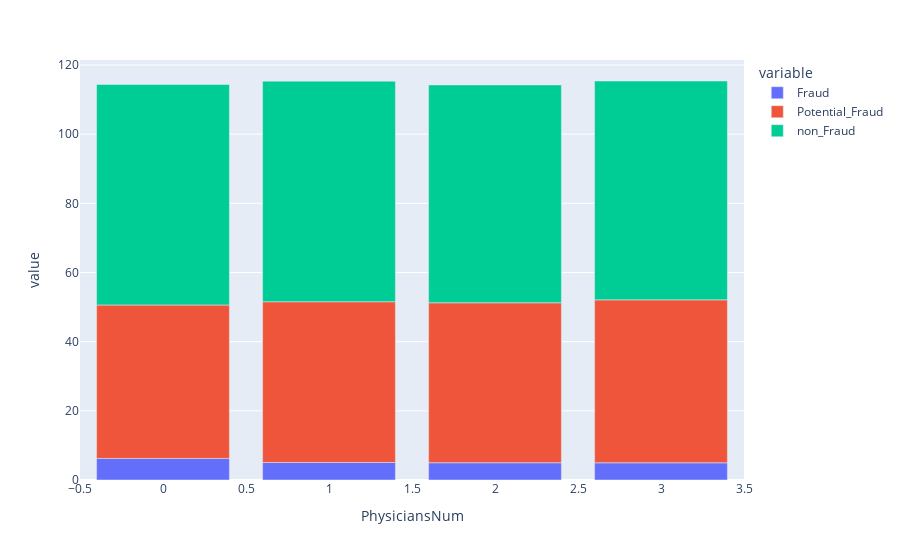

The cell this chart's notebook holds for it:
### Code cell
fig5 = out_physNum.plot.bar(x='PhysiciansNum', y=['Fraud',
                                            'Potential_Fraud',
                                            'non_Fraud'])

fig5.show()

### Figure 1 — Plotly figure (JSON) as saved in the notebook; plotly's stock layout.template omitted (floating-point values rounded to 4 significant figures)
{"data": [{"alignmentgroup": "True", "hovertemplate": "variable=Fraud<br>PhysiciansNum=%{x}<br>value=%{y}<extra></extra>", "legendgroup": "Fraud", "marker": {"color": "#636efa"}, "name": "Fraud", "offsetgroup": "Fraud", "orientation": "v", "showlegend": true, "textposition": "auto", "type": "bar", "x": [0, 1, 2, 3], "xaxis": "x", "y": [6.245, 5.069, 4.996, 4.977], "yaxis": "y"}, {"alignmentgroup": "True", "hovertemplate": "variable=Potential_Fraud<br>PhysiciansNum=%{x}<br>value=%{y}<extra></extra>", "legendgroup": "Potential_Fraud", "marker": {"color": "#EF553B"}, "name": "Potential_Fraud", "offsetgroup": "Potential_Fraud", "orientation": "v", "showlegend": true, "textposition": "auto", "type": "bar", "x": [0, 1, 2, 3], "xaxis": "x", "y": [44.36, 46.48, 46.25, 47.12], "yaxis": "y"}, {"alignmentgroup": "True", "hovertemplate": "variable=non_Fraud<br>PhysiciansNum=%{x}<br>value=%{y}<extra></extra>", "legendgroup": "non_Fraud", "marker": {"color": "#00cc96"}, "name": "non_Fraud", "offsetgroup": "non_Fraud", "orientation": "v", "showlegend": true, "textposition": "auto", "type": "bar", "x": [0, 1, 2, 3], "xaxis": "x", "y": [63.76, 63.76, 62.99, 63.28], "yaxis": "y"}], "layout": {"barmode": "relative", "legend": {"title": {"text": "variable"}, "tracegroupgap": 0}, "margin": {"t": 60}, "xaxis": {"anchor": "y", "domain": [0, 1], "title": {"text": "PhysiciansNum"}}, "yaxis": {"anchor": "x", "domain": [0, 1], "title": {"text": "value"}}}}
